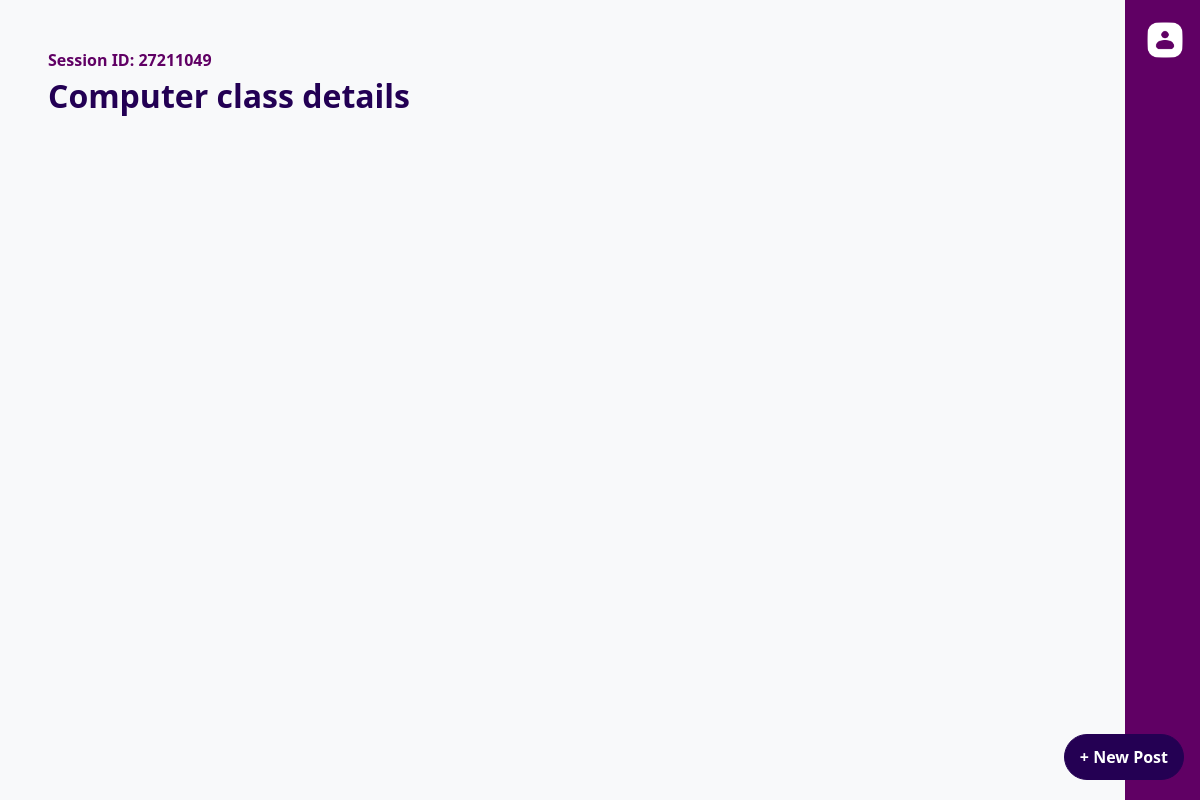
The page /session/27211049/Anonymous on the database as committed earlier.
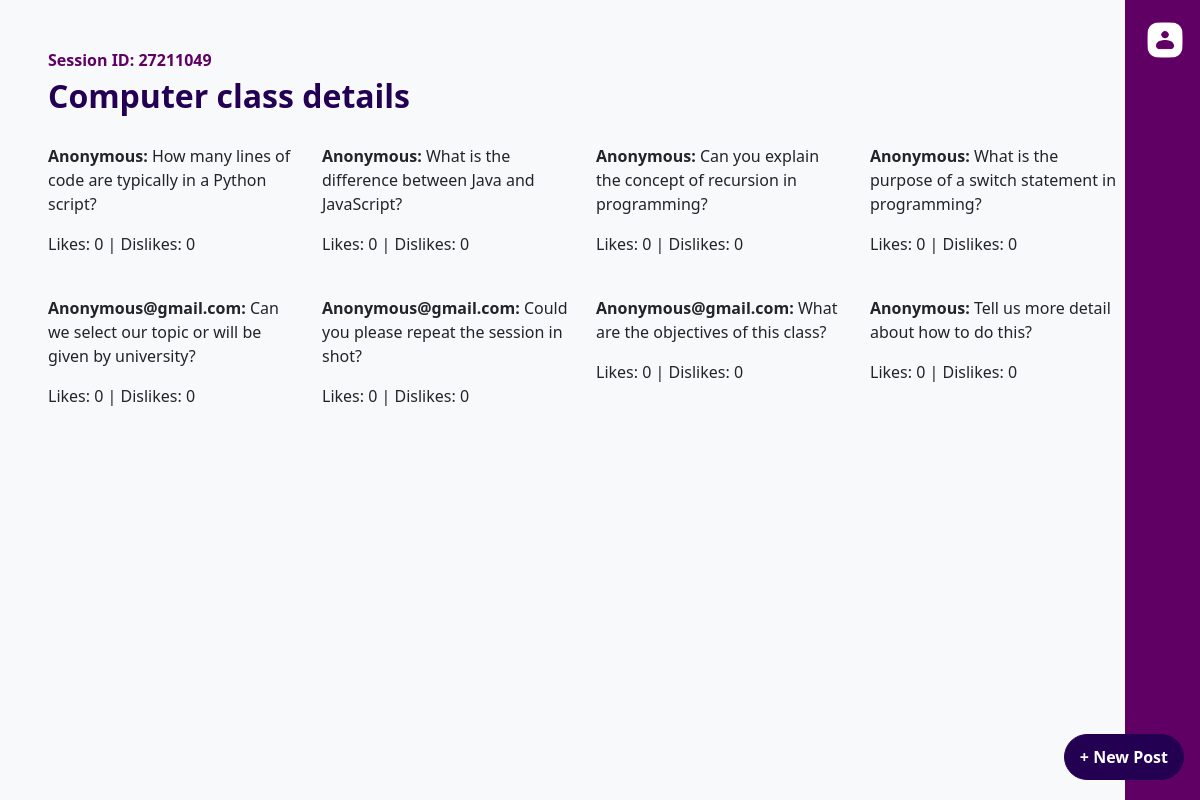
The same page on the database as committed later.
### website/models.py (models this page shows, shortened)
class Session(db.Model):
    id = db.Column(db.Integer, primary_key=True, autoincrement=True)  # Primary Key
    title = db.Column(db.String(80), nullable=False)
    session_id = db.Column(db.String(50), nullable=False, unique=True)  # Custom Session ID (String)
    user_email = db.Column(db.String(150), nullable=False)  # Email of the user who created the session
    questions = db.relationship('Question', backref='session', lazy=True)
    polls = db.relationship('Poll', backref='session', lazy=True)

class Question(db.Model):
    id = db.Column(db.Integer, primary_key=True, autoincrement=True)
    session_id = db.Column(db.Integer, db.ForeignKey('session.id'), nullable=False)  # ForeignKey to Session primary key
    question_text = db.Column(db.String(500), nullable=False)
    likes = db.Column(db.Integer, default=0)
    dislikes = db.Column(db.Integer, default=0)
    user_email = db.Column(db.String(150), nullable=True)  # Optional user email

### main.py (the view)
@app.route('/session/<int:session_id>/<string:user_email>', methods=['GET'])
def session_details(session_id, user_email):
    session_data = Session.query.filter_by(session_id=session_id).first_or_404()
    uploaded_files = session.get('uploaded_files', {}).get(session_id, [])
    questions = Question.query.filter_by(session_id=session_id).all()
    if session_data:
        title = session_data.title
        question_form = QuestionForm()
        return render_template('session_details.html', title=title, session_id=session_id, user=current_user, user_email=user_email,form=question_form, uploaded_files=uploaded_files, questions=questions)
    else:
        flash('Session not found.', 'danger')
        return redirect(url_for('join'))

### main.py (called while the page is built)
@app.before_request
def before_request():
    db.session.remove()
    db.session.bind = db.engine

@app.after_request
def after_request(response):
    db.session.remove()
    return response

### website/templates/session_details.html (shortened to what this page needs)
<!DOCTYPE html>
<html lang="en">
<head>
  <link href="https://cdn.jsdelivr.net/npm/bootstrap@5.3.3/dist/css/bootstrap.min.css" rel="stylesheet">
  <link rel="stylesheet" href="https://cdnjs.cloudflare.com/ajax/libs/font-awesome/6.0.0-beta3/css/all.min.css">
  <link rel="stylesheet" href="{{ url_for('static', filename='session_details.css') }}">
</head>
<body>
  <div class="sidebar">
    <div class="btn-group dropstart">
      {% if current_user.is_authenticated %}
        <a class="dropdown-toggle" href="#" id="userDropdown" data-bs-toggle="dropdown" aria-expanded="false">
          <img src="{{ url_for('static', filename='images/user.png') }}" alt="User Icon" style="height: 40px;">
        </a>
        <ul class="dropdown-menu dropdown-menu-end" aria-labelledby="userDropdown">
          <li><span class="dropdown-item-text"><strong>Name:</strong> {{ current_user.full_name }}</span></li>
          <li><span class="dropdown-item-text"><strong>Email:</strong> {{ current_user.email }}</span></li>
          <li><hr class="dropdown-divider"></li>
          <div class="HLbuttons">
            <li><a class="logout-button" id="logout" href="/">Home</a></li>
            <li><a class="logout-button" id="logout" href="/logout">Logout</a></li>
          </div>
        </ul>
      {% else %}
        <a class="dropdown-toggle" href="#" id="userDropdown" data-bs-toggle="dropdown" aria-expanded="false">
          <img src="{{ url_for('static', filename='images/user.png') }}" alt="User Icon" style="height: 40px;">
        </a>
      {% endif %}
    </div>
  </div>
  <div class="main-content-wrapper">
    <div class="content-container">
      <div class="session-id" style="color: #600064;"><b>Session ID: {{ session_id }}</b></div>
      <div class="title">{{ title }}</div>
      {% if not current_user.is_authenticated %}
        <div id="postsContainer" class="mt-4">
          {% for question in questions %}
            <div class="question-box">
              <p><strong>{{ question.user_email or 'Anonymous' }}:</strong> {{ question.question_text }}</p>
              <p>Likes: {{ question.likes }} | Dislikes: {{ question.dislikes }}</p>
            </div>
          {% endfor %}
        </div>
        <a href="#" class="btn new-post-btn" data-bs-toggle="modal" data-bs-target="#newPostModal">+ New Post</a>
      {% else %}
        <div id="professorContainer" class="PContainer"></div>
        <a href="#" class="btn profbutton new-post" data-bs-toggle="modal" data-bs-target="#newFeatureModal">+ New Post</a>
      {% endif %}
    </div>
  </div>
</body>
</html>

### website/static/session_details.css (style rules this page uses)
body { font-family: "Segoe UI", Verdana, Helvetica, Arial, sans-serif; background-color: #f8f9fa; }
.content-container { display: flex; flex-direction: column; justify-content: start; max-width: 720px; margin-top: 3rem; margin-left: 3rem; }
.new-post-btn { position: fixed; bottom: 20px; right: 1rem; background-color: #240053; padding: 10px 15px; font-size: 1rem; border-radius: 9999px; border-color: #240053; transition: background-color 0.3s ease, box-shadow 0.3s ease; z-index: 1000; font-weight: bold; color: #fff; }
.title { font-size: 2rem; font-weight: bold; color: #230054; }
.sidebar { position: fixed; top: 0; right: 0; width: 75px; height: 100%; background-color: #600064; display: flex; align-items: center; justify-content: center; z-index: 999; }
.btn-group { position: absolute; top: 20px; right: 15px; z-index: 1000; }
a { color: #600064; text-decoration: underline; }
#postsContainer { display: grid; grid-template-columns: repeat(5, minmax(250px, 1fr)); gap: 1.5rem; scroll-behavior: smooth; }
.main-content-wrapper { position: relative; width: calc(100% - 75px); height: 100vh; overflow-y: auto; padding-right: 20px; display: grid; grid-template-columns: repeat(1, 1fr); gap: 1.5rem; }

Rows that differ between the two databases and show on the page:
added Question: user_email "Anonymous", question_text "How many lines of code are typically in a Python script?", likes "0", dislikes "0"
added Question: user_email "Anonymous", question_text "What is the difference between Java and JavaScript?", likes "0", dislikes "0"
added Question: user_email "Anonymous", question_text "Can you explain the concept of recursion in programming?", likes "0", dislikes "0"
added Question: user_email "Anonymous", question_text "What is the purpose of a switch statement in programming?", likes "0", dislikes "0"
added Question: user_email "Anonymous@gmail.com", question_text "Can we select our topic or will be given by university?", likes "0", dislikes "0"
added Question: user_email "Anonymous@gmail.com", question_text "Could you please repeat the session in shot?", likes "0", dislikes "0"
added Question: user_email "Anonymous@gmail.com", question_text "What are the objectives of this class?", likes "0", dislikes "0"
added Question: user_email "Anonymous", question_text "Tell us more detail about how to do this?", likes "0", dislikes "0"
